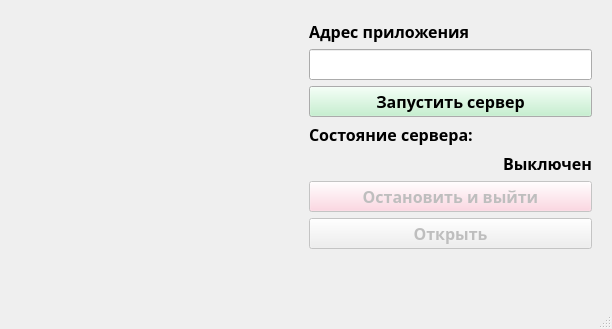
<?xml version="1.0" encoding="UTF-8"?>
<ui version="4.0">
 <class>MainWindow</class>
 <widget class="QMainWindow" name="MainWindow">
  <property name="geometry">
   <rect>
    <x>0</x>
    <y>0</y>
    <width>612</width>
    <height>329</height>
   </rect>
  </property>
  <property name="font">
   <font>
    <family>Bahnschrift SemiBold</family>
    <pointsize>12</pointsize>
    <weight>75</weight>
    <bold>true</bold>
   </font>
  </property>
  <property name="windowTitle">
   <string>MainWindow</string>
  </property>
  <widget class="QWidget" name="centralwidget">
   <layout class="QHBoxLayout" name="horizontalLayout" stretch="1,1">
    <property name="leftMargin">
     <number>20</number>
    </property>
    <property name="topMargin">
     <number>20</number>
    </property>
    <property name="rightMargin">
     <number>20</number>
    </property>
    <property name="bottomMargin">
     <number>20</number>
    </property>
    <item>
     <widget class="QLabel" name="lbl_main">
      <property name="text">
       <string/>
      </property>
      <property name="alignment">
       <set>Qt::AlignLeading|Qt::AlignLeft|Qt::AlignTop</set>
      </property>
      <property name="wordWrap">
       <bool>true</bool>
      </property>
     </widget>
    </item>
    <item>
     <layout class="QVBoxLayout" name="verticalLayout">
      <item>
       <widget class="QLabel" name="label_8">
        <property name="text">
         <string>Адрес приложения</string>
        </property>
       </widget>
      </item>
      <item>
       <widget class="QLineEdit" name="le_ipv4">
        <property name="readOnly">
         <bool>true</bool>
        </property>
       </widget>
      </item>
      <item>
       <widget class="QPushButton" name="pb_runserver">
        <property name="palette">
         <palette>
          <active>
           <colorrole role="Button">
            <brush brushstyle="SolidPattern">
             <color alpha="255">
              <red>181</red>
              <green>255</green>
              <blue>211</blue>
             </color>
            </brush>
           </colorrole>
          </active>
          <inactive>
           <colorrole role="Button">
            <brush brushstyle="SolidPattern">
             <color alpha="255">
              <red>186</red>
              <green>240</green>
              <blue>199</blue>
             </color>
            </brush>
           </colorrole>
          </inactive>
          <disabled>
           <colorrole role="Button">
            <brush brushstyle="SolidPattern">
             <color alpha="255">
              <red>224</red>
              <green>240</green>
              <blue>239</blue>
             </color>
            </brush>
           </colorrole>
          </disabled>
         </palette>
        </property>
        <property name="text">
         <string>Запустить сервер</string>
        </property>
       </widget>
      </item>
      <item>
       <widget class="QLabel" name="label_7">
        <property name="text">
         <string>Состояние сервера:</string>
        </property>
       </widget>
      </item>
      <item>
       <widget class="QLabel" name="lbl_status">
        <property name="text">
         <string>Выключен</string>
        </property>
        <property name="alignment">
         <set>Qt::AlignRight|Qt::AlignTrailing|Qt::AlignVCenter</set>
        </property>
       </widget>
      </item>
      <item>
       <widget class="QPushButton" name="pb_stopserver">
        <property name="enabled">
         <bool>false</bool>
        </property>
        <property name="palette">
         <palette>
          <active>
           <colorrole role="Button">
            <brush brushstyle="SolidPattern">
             <color alpha="255">
              <red>240</red>
              <green>68</green>
              <blue>71</blue>
             </color>
            </brush>
           </colorrole>
          </active>
          <inactive>
           <colorrole role="Button">
            <brush brushstyle="SolidPattern">
             <color alpha="255">
              <red>240</red>
              <green>35</green>
              <blue>63</blue>
             </color>
            </brush>
           </colorrole>
          </inactive>
          <disabled>
           <colorrole role="Button">
            <brush brushstyle="SolidPattern">
             <color alpha="255">
              <red>255</red>
              <green>203</green>
              <blue>217</blue>
             </color>
            </brush>
           </colorrole>
          </disabled>
         </palette>
        </property>
        <property name="text">
         <string>Остановить и выйти</string>
        </property>
       </widget>
      </item>
      <item>
       <widget class="QPushButton" name="pb_open">
        <property name="enabled">
         <bool>false</bool>
        </property>
        <property name="text">
         <string>Открыть</string>
        </property>
       </widget>
      </item>
      <item>
       <spacer name="verticalSpacer">
        <property name="orientation">
         <enum>Qt::Vertical</enum>
        </property>
        <property name="sizeHint" stdset="0">
         <size>
          <width>20</width>
          <height>40</height>
         </size>
        </property>
       </spacer>
      </item>
     </layout>
    </item>
   </layout>
  </widget>
  <widget class="QMenuBar" name="menubar">
   <property name="geometry">
    <rect>
     <x>0</x>
     <y>0</y>
     <width>612</width>
     <height>26</height>
    </rect>
   </property>
  </widget>
  <widget class="QStatusBar" name="statusbar"/>
 </widget>
 <resources/>
 <connections/>
</ui>
